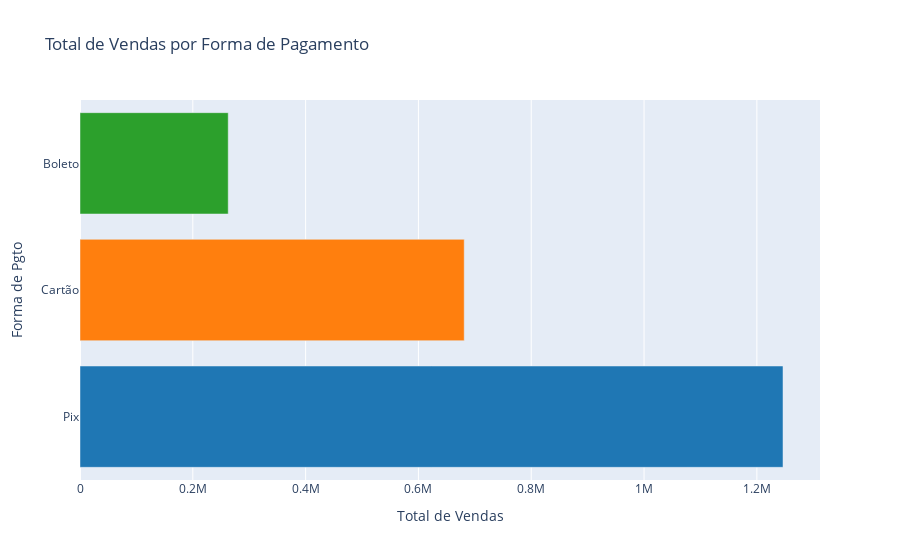

Notebook cell for this chart:
### Code cell
# Filtrar as vendas por forma de pagamento
vendas_pix = df[df['Forma de Pgto'] == 'Pix']
vendas_cartao = df[df['Forma de Pgto'] == 'Cartão']
vendas_boleto = df[df['Forma de Pgto'] == 'Boleto']

# Calcular o total de vendas para cada forma de pagamento
total_pix = vendas_pix['Vlr Bruto'].sum()
total_cartao = vendas_cartao['Vlr Bruto'].sum()
total_boleto = vendas_boleto['Vlr Bruto'].sum()

# Exibir os totais de cada forma de pagamento
resultados = pd.DataFrame({
    'Forma de Pgto': ['Pix', 'Cartão', 'Boleto'],
    'Total de vendas': [total_pix, total_cartao, total_boleto]
})

# Criar o gráfico de barra horizontal
fig = go.Figure(data=[go.Bar(y=resultados['Forma de Pgto'], x=resultados['Total de vendas'],
                            orientation='h',
                            marker=dict(color=['#1f77b4', '#ff7f0e', '#2ca02c']))])

# Configurações adicionais do layout
fig.update_layout(title='Total de Vendas por Forma de Pagamento',
                  xaxis_title='Total de Vendas',
                  yaxis_title='Forma de Pgto')

# Exibir o gráfico
fig.show()

### Figure 1 — Plotly figure (JSON) as saved in the notebook; plotly's stock layout.template omitted (floating-point values rounded to 4 significant figures)
{"data": [{"marker": {"color": ["#1f77b4", "#ff7f0e", "#2ca02c"]}, "orientation": "h", "type": "bar", "x": [1246000.0, 681200.0, 262800.0], "y": ["Pix", "Cartão", "Boleto"]}], "layout": {"title": {"text": "Total de Vendas por Forma de Pagamento"}, "xaxis": {"title": {"text": "Total de Vendas"}}, "yaxis": {"title": {"text": "Forma de Pgto"}}}}
